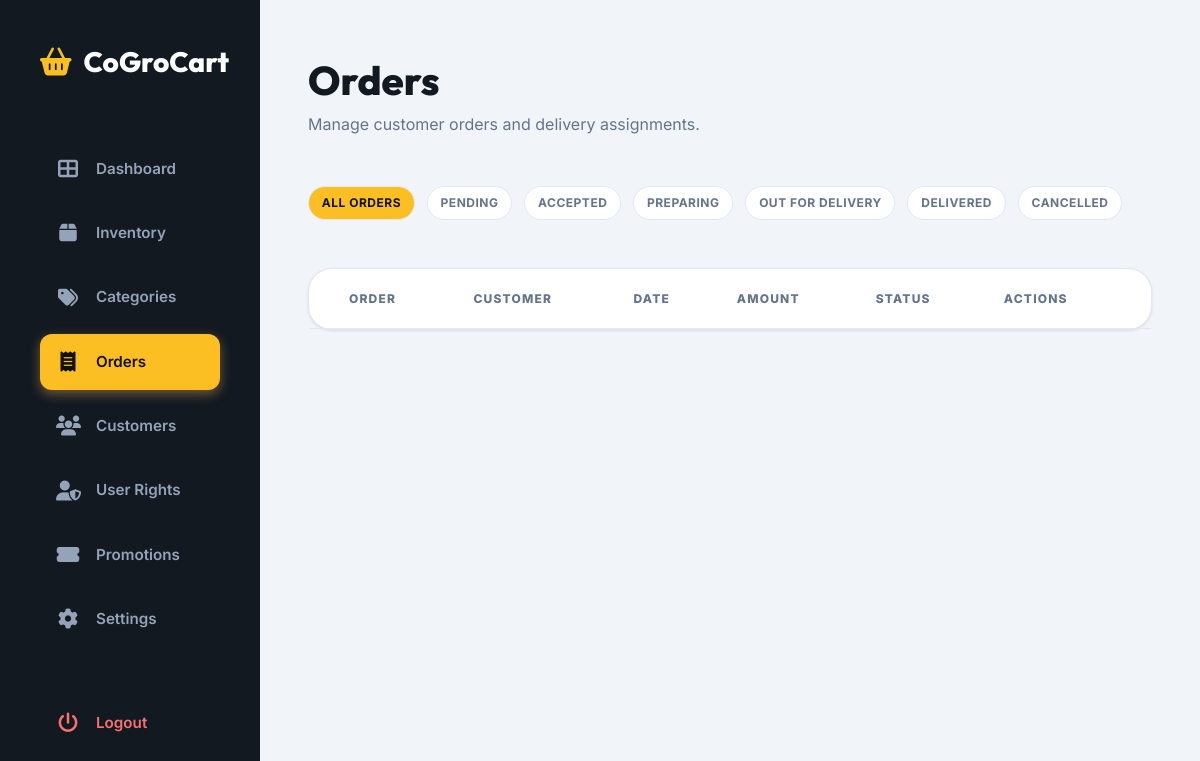
The app's page /admin/orders.php (signed in), older data.
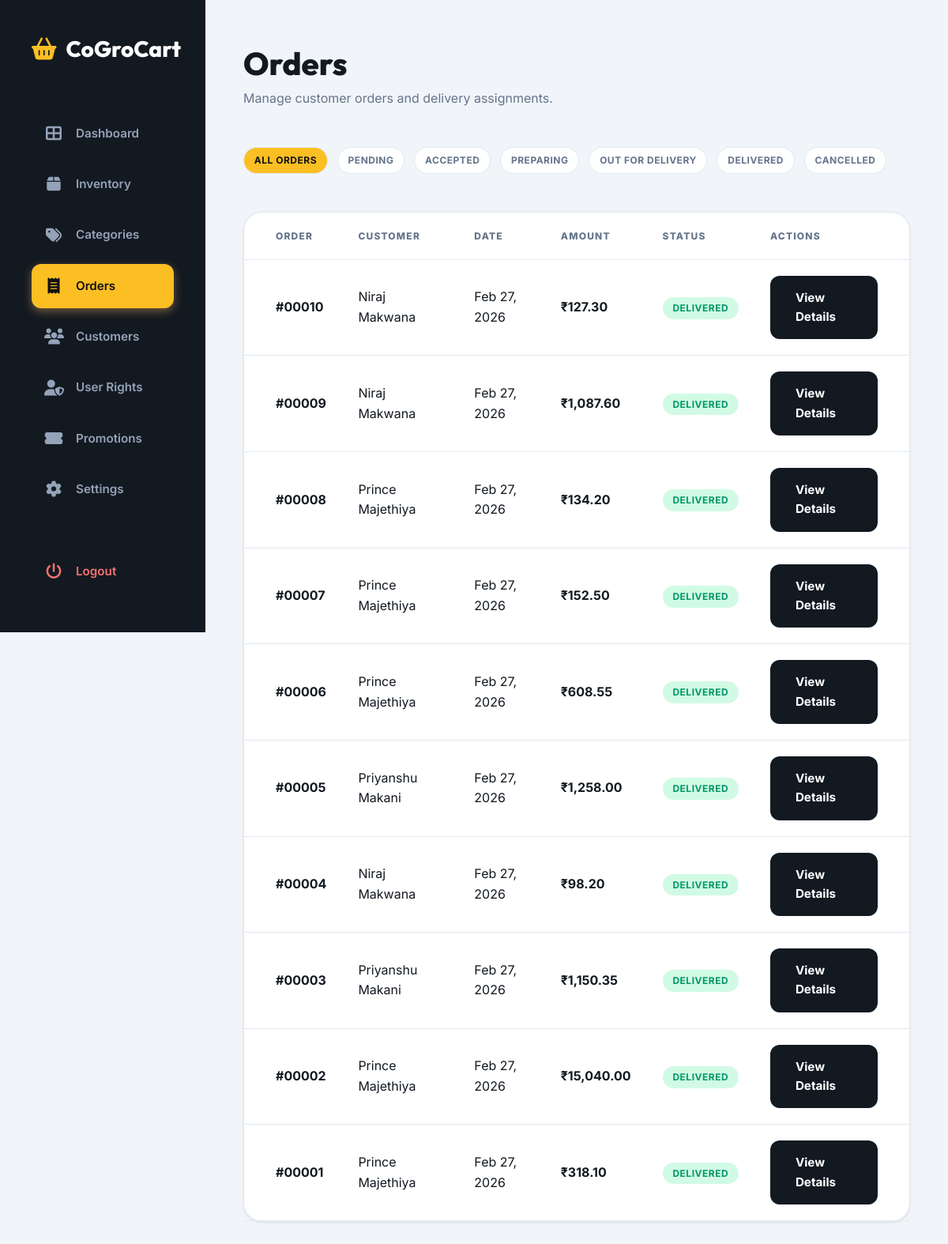
The same page, newer data.
### tables this page shows
CREATE TABLE `orders` (
  `id` int(11) NOT NULL,
  `user_id` int(11) NOT NULL,
  `total_price` decimal(10,2) NOT NULL,
  `delivery_charge` decimal(10,2) DEFAULT 0.00,
  `status` enum('pending','accepted','preparing','out_for_delivery','delivered','cancelled') DEFAULT 'pending',
  `address` text NOT NULL,
  `city` varchar(50) DEFAULT NULL,
  `postal_code` varchar(10) DEFAULT NULL,
  `phone` varchar(15) DEFAULT NULL,
  `delivery_partner_id` int(11) DEFAULT NULL,
  `payment_method` enum('cash_on_delivery') DEFAULT 'cash_on_delivery',
  `created_at` timestamp NOT NULL DEFAULT current_timestamp(),
  `updated_at` timestamp NOT NULL DEFAULT current_timestamp() ON UPDATE current_timestamp()
);

CREATE TABLE `users` (
  `id` int(11) NOT NULL,
  `name` varchar(100) NOT NULL,
  `email` varchar(100) NOT NULL,
  `phone` varchar(15) NOT NULL,
  `password` varchar(255) NOT NULL,
  `role` enum('customer','admin','delivery') NOT NULL DEFAULT 'customer',
  `status` enum('active','inactive') NOT NULL DEFAULT 'active',
  `address` text DEFAULT NULL,
  `city` varchar(50) DEFAULT NULL,
  `postal_code` varchar(10) DEFAULT NULL,
  `created_at` timestamp NOT NULL DEFAULT current_timestamp(),
  `updated_at` timestamp NOT NULL DEFAULT current_timestamp() ON UPDATE current_timestamp()
);

### config/functions.php (called while the page is built, shortened)
<?php
function formatCurrency($amount) {
    return "₹" . number_format($amount, 2);
}
?>

### admin/orders.php (the view, shortened to what the rows shown need)
<?php
include_once 'includes/header.php';
$view_id = intval($_GET['view'] ?? 0);
$sql = "SELECT o.*, u.name as customer FROM orders o JOIN users u ON o.user_id = u.id";
$sql .= " ORDER BY o.created_at DESC";
$orders = $conn->query($sql)->fetch_all(MYSQLI_ASSOC);
?>
<div class="">
    <div style="display: flex; justify-content: space-between; align-items: center; margin-bottom: 3rem;">
        <div>
            <h1 style="font-size: 2.5rem;"><?php echo $view_id ? 'Order Details' : 'Orders'; ?></h1>
        </div>
    </div>
    <?php if($view_id && $order): ?>
    <div style="display: grid; grid-template-columns: 2fr 1fr; gap: 2.5rem;">
        <?php
        $partners = $conn->query("SELECT id, name FROM users WHERE role = 'delivery'")->fetch_all(MYSQLI_ASSOC);
        ?>
        <div>
            <div class="admin-card">
                <div style="display: flex; justify-content: space-between; align-items: flex-start; margin-bottom: 2rem; border-bottom: 2px solid #f1f5f9; padding-bottom: 1.5rem;">
                    <div>
                        <h2 style="font-size: 1.5rem; margin-bottom: 0.5rem;">Order #<?php echo str_pad($order['id'], 5, '0', STR_PAD_LEFT); ?></h2>
                        <p style="color: #64748b;"><?php echo formatDate($order['created_at']); ?></p>
                    </div>
                    <?php
                    $status_colors = [
                        'pending' => ['#fef3c7', '#d97706'],
                        'accepted' => ['#e0e7ff', '#4f46e5'],
                        'preparing' => ['#fae8ff', '#d946ef'],
                        'out_for_delivery' => ['#dcfce7', '#16a34a'],
                        'delivered' => ['#d1fae5', '#059669'],
                        'cancelled' => ['#fee2e2', '#dc2626']
                    ];
                    $colors = $status_colors[$order['status']] ?? ['#f1f5f9', '#64748b'];
                    ?>
                    <span class="badge" style="background: <?php echo $colors[0]; ?>; color: <?php echo $colors[1]; ?>; font-size: 1rem; padding: 0.75rem 1.5rem;">
                        <?php echo ucfirst(str_replace('_', ' ', $order['status'])); ?>
                    </span>
                </div>
                <h3 style="margin-bottom: 1.5rem;">Items</h3>
                <table class="admin-table">
                    <thead>
                        <tr>
                            <th>Product</th>
                            <th>Qty</th>
                            <th>Total</th>
                        </tr>
                    </thead>
                    <tbody>
                        <?php foreach($items as $item): ?>
                        <tr>
                            <td>
                                <div style="display: flex; align-items: center; gap: 1rem;">
                                    <?php
                                    $img_src = (strpos($item['image'], 'http') === 0) ? $item['image'] : '../assets/images/' . ($item['image'] ?: 'default.png');
                                    ?>
                                    <img src="<?php echo $img_src; ?>" style="width: 40px; height: 40px; border-radius: 0.75rem; object-fit: cover;">
                                    <span style="font-weight: 600;"><?php echo htmlspecialchars($item['name']); ?></span>
                                </div>
                            </td>
                            <td><?php echo $item['quantity']; ?></td>
                            <td style="font-weight: 700;"><?php echo formatCurrency($item['price'] * $item['quantity']); ?></td>
                        </tr>
                        <?php endforeach; ?>
                    </tbody>
                </table>
                <div style="margin-top: 2rem; padding: 2rem; background: #f8fafc; border-radius: 1.5rem;">
                    <div style="display: flex; justify-content: space-between; margin-bottom: 0.5rem;">
                        <span style="color: #64748b;">Subtotal</span>
                        <span style="font-weight: 600;"><?php echo formatCurrency($order['total_price']); ?></span>
                    </div>
                    <div style="display: flex; justify-content: space-between; margin-bottom: 0.5rem;">
                        <span style="color: #64748b;">Delivery Fee</span>
                        <span style="font-weight: 600;"><?php echo formatCurrency($order['delivery_charge']); ?></span>
                    </div>
                    <div style="display: flex; justify-content: space-between; border-top: 2px solid #e2e8f0; margin-top: 1rem; padding-top: 1rem;">
                        <span style="font-weight: 800; font-size: 1.25rem;">Total</span>
                        <span style="font-weight: 800; font-size: 1.25rem; color: var(--primary);"><?php echo formatCurrency($order['total_price'] + $order['delivery_charge']); ?></span>
                    </div>
                </div>
            </div>
        </div>
        <div>
            <div class="admin-card" style="margin-bottom: 2rem;">
                <h3 style="margin-bottom: 1.5rem;">Actions</h3>
                <form method="POST">
                    <input type="hidden" name="order_id" value="<?php echo $order['id']; ?>">
                    <div class="form-group">
                        <label>Update Status</label>
                        <select name="status" class="form-control" style="margin-bottom: 1rem;">
                            <?php foreach($status_colors as $s => $c): ?>
                            <option value="<?php echo $s; ?>" <?php echo $order['status'] == $s ? 'selected' : ''; ?>><?php echo ucfirst(str_replace('_', ' ', $s)); ?></option>
                            <?php endforeach; ?>
                        </select>
                        <button type="submit" name="update_status" class="btn btn-primary btn-block">Update Status</button>
                    </div>
                </form>
                <hr style="margin: 2rem 0; border: none; border-top: 2px solid #f1f5f9;">
                <form method="POST">
                    <input type="hidden" name="order_id" value="<?php echo $order['id']; ?>">
                    <div class="form-group">
                        <label>Assign Delivery</label>
                        <select name="partner_id" class="form-control" style="margin-bottom: 1rem;" required>
                            <option value="">Select Partner</option>
                            <?php foreach($partners as $p): ?>
                            <option value="<?php echo $p['id']; ?>" <?php echo $order['delivery_partner_id'] == $p['id'] ? 'selected' : ''; ?>><?php echo $p['name']; ?></option>
                            <?php endforeach; ?>
                        </select>
                        <button type="submit" name="assign_delivery" class="btn btn-secondary btn-block">Assign Order</button>
                    </div>
                </form>
            </div>
            <div class="admin-card">
                <h3 style="margin-bottom: 1.5rem;">Customer Details</h3>
                <div style="margin-bottom: 1rem;">
                    <span style="display: block; font-size: 0.75rem; color: #64748b; text-transform: uppercase;">Name</span>
                    <span style="font-weight: 600;"><?php echo htmlspecialchars($order['customer_name']); ?></span>
                </div>
                <div style="margin-bottom: 1rem;">
                    <span style="display: block; font-size: 0.75rem; color: #64748b; text-transform: uppercase;">Phone</span>
                    <span style="font-weight: 600;"><?php echo htmlspecialchars($order['phone']); ?></span>
                </div>
                <div style="margin-bottom: 1rem;">
                    <span style="display: block; font-size: 0.75rem; color: #64748b; text-transform: uppercase;">Address</span>
                    <span style="font-weight: 600;"><?php echo htmlspecialchars($order['address']); ?></span>
                </div>
            </div>
        </div>
    </div>
    <?php else: ?>
    <div class="admin-card" style="padding: 0;">
        <?php
        $status_colors = [
            'pending' => ['#fef3c7', '#d97706'],
            'accepted' => ['#e0e7ff', '#4f46e5'],
            'preparing' => ['#fae8ff', '#d946ef'],
            'out_for_delivery' => ['#dcfce7', '#16a34a'],
            'delivered' => ['#d1fae5', '#059669'],
            'cancelled' => ['#fee2e2', '#dc2626']
        ];
        ?>
        <table class="admin-table">
            <thead>
                <tr>
                    <th style="padding-left: 2.5rem;">Order</th>
                    <th>Customer</th>
                    <th>Date</th>
                    <th>Amount</th>
                    <th>Status</th>
                    <th style="padding-right: 2.5rem;">Actions</th>
                </tr>
            </thead>
            <tbody>
                <?php foreach($orders as $o): ?>
                <tr>
                    <td style="padding-left: 2.5rem;"><strong>#<?php echo str_pad($o['id'], 5, '0', STR_PAD_LEFT); ?></strong></td>
                    <td><?php echo htmlspecialchars($o['customer']); ?></td>
                    <td><?php echo date('M d, Y', strtotime($o['created_at'])); ?></td>
                    <td style="font-weight: 700;"><?php echo formatCurrency($o['total_price'] + $o['delivery_charge']); ?></td>
                    <td>
                        <?php
                        $colors = $status_colors[$o['status']] ?? ['#f1f5f9', '#64748b'];
                        ?>
                        <span class="badge" style="background: <?php echo $colors[0]; ?>; color: <?php echo $colors[1]; ?>;">
                            <?php echo ucfirst(str_replace('_', ' ', $o['status'])); ?>
                        </span>
                    </td>
                    <td style="padding-right: 2.5rem;">
                        <a href="?view=<?php echo $o['id']; ?>" class="btn btn-secondary btn-sm">View Details</a>
                    </td>
                </tr>
                <?php endforeach; ?>
            </tbody>
        </table>
    </div>
    <?php endif; ?>
</div>
<?php include_once 'includes/footer.php'; ?>

Row changes from the older to the newer data that the page shows:
added orders: id "00010", user.name "Niraj Makwana", created_at "Feb 27, 2026", formatCurrency($o['total_price'] + $o['delivery_charge']) "₹127.30", status "DELIVERED"
added orders: id "00009", user.name "Niraj Makwana", created_at "Feb 27, 2026", formatCurrency($o['total_price'] + $o['delivery_charge']) "₹1,087.60", status "DELIVERED"
added orders: id "00008", user.name "Prince Majethiya", created_at "Feb 27, 2026", formatCurrency($o['total_price'] + $o['delivery_charge']) "₹134.20", status "DELIVERED"
added orders: id "00007", user.name "Prince Majethiya", created_at "Feb 27, 2026", formatCurrency($o['total_price'] + $o['delivery_charge']) "₹152.50", status "DELIVERED"
added orders: id "00006", user.name "Prince Majethiya", created_at "Feb 27, 2026", formatCurrency($o['total_price'] + $o['delivery_charge']) "₹608.55", status "DELIVERED"
added orders: id "00005", user.name "Priyanshu Makani", created_at "Feb 27, 2026", formatCurrency($o['total_price'] + $o['delivery_charge']) "₹1,258.00", status "DELIVERED"
added orders: id "00004", user.name "Niraj Makwana", created_at "Feb 27, 2026", formatCurrency($o['total_price'] + $o['delivery_charge']) "₹98.20", status "DELIVERED"
added orders: id "00003", user.name "Priyanshu Makani", created_at "Feb 27, 2026", formatCurrency($o['total_price'] + $o['delivery_charge']) "₹1,150.35", status "DELIVERED"
added orders: id "00002", user.name "Prince Majethiya", created_at "Feb 27, 2026", formatCurrency($o['total_price'] + $o['delivery_charge']) "₹15,040.00", status "DELIVERED"
added orders: id "00001", user.name "Prince Majethiya", created_at "Feb 27, 2026", formatCurrency($o['total_price'] + $o['delivery_charge']) "₹318.10", status "DELIVERED"
